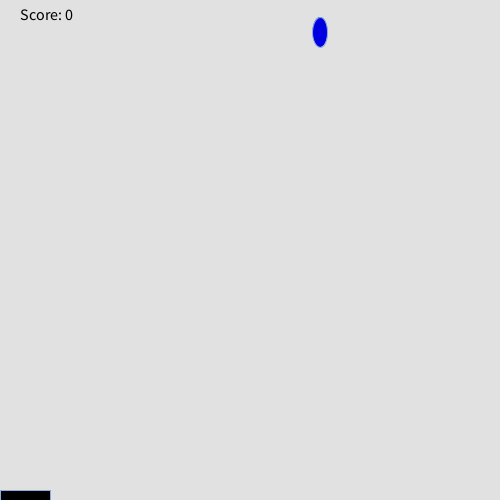
Frame 1 (no input)
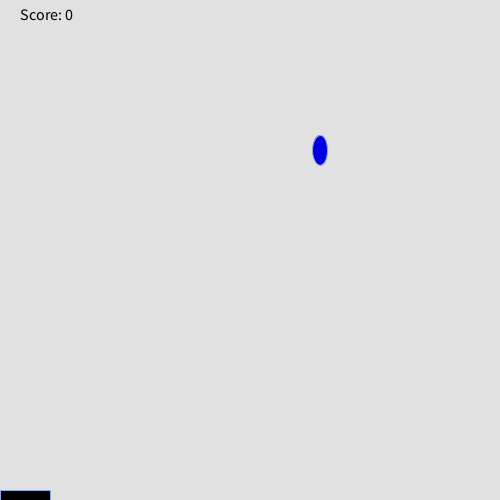
Frame 60 (the mouse pressed at the canvas centre just before this capture)
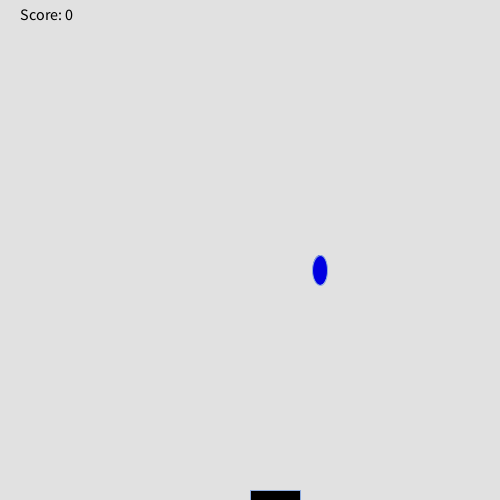
Frame 120 (the mouse held since frame 60 and released just before this capture)

The Processing sketch that drew these frames (run headless with seeded random() and noise(); from frame 60 on, the mouse is pressed at the canvas centre):

// Processing sketch: RainGame
// ── RainGame.pde
int y = 30;
 int randomNumber =(int) random(10,490);
int score = 0;
void setup() {
size(500,500);
background(225,225,225);
}

void draw(){
  y=y+2;
  background(225,225,225);
    fill(0,0,225);
  stroke(141,171,222);
  ellipse(randomNumber,y,15,30);
  if(y>500){
  y=30;
  randomNumber =(int) random(10,490);
  }
  fill(0,0,0);
  rect(mouseX, 490, 50,100);
  
  if(randomNumber==mouseX && y==490){
    score = score+1;
  }
  
fill(0, 0, 0);
textSize(16);
text("Score: " + score, 20, 20);
}
